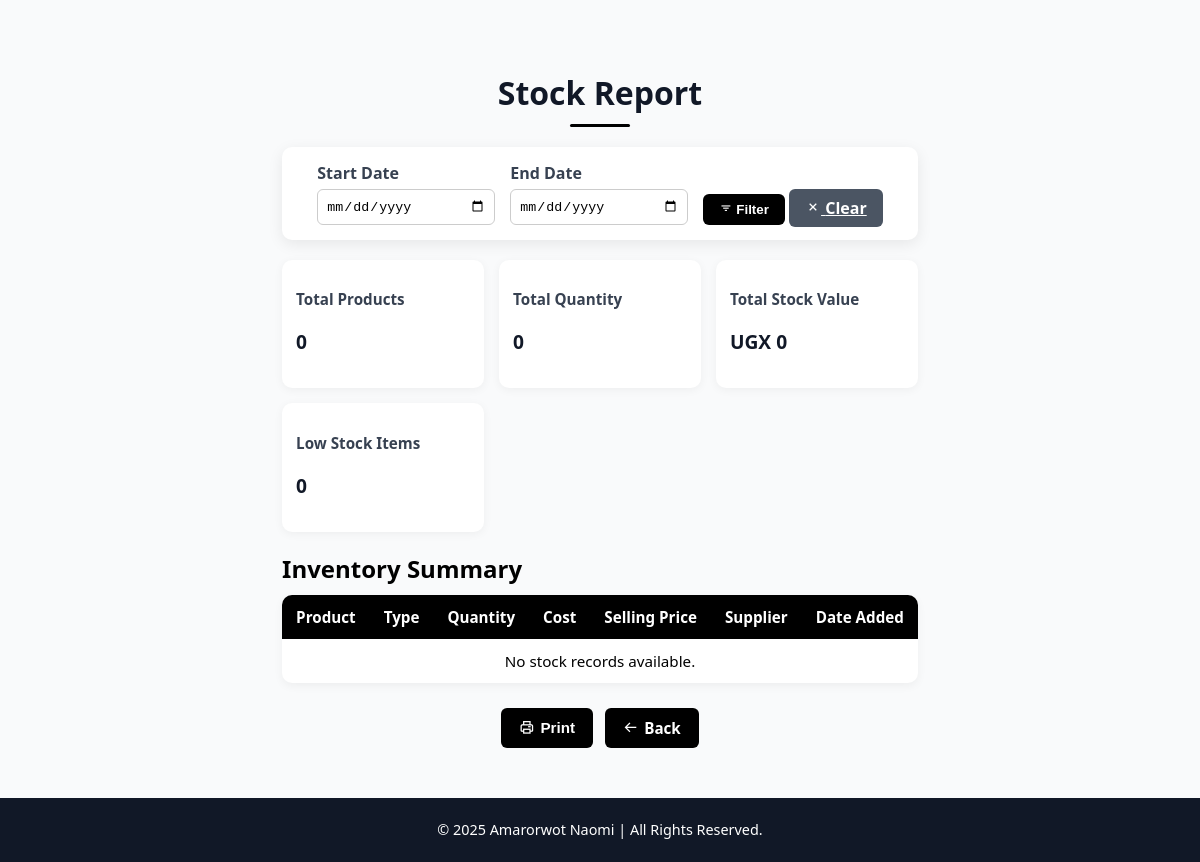
The page /stock_report/ on the database as committed earlier.
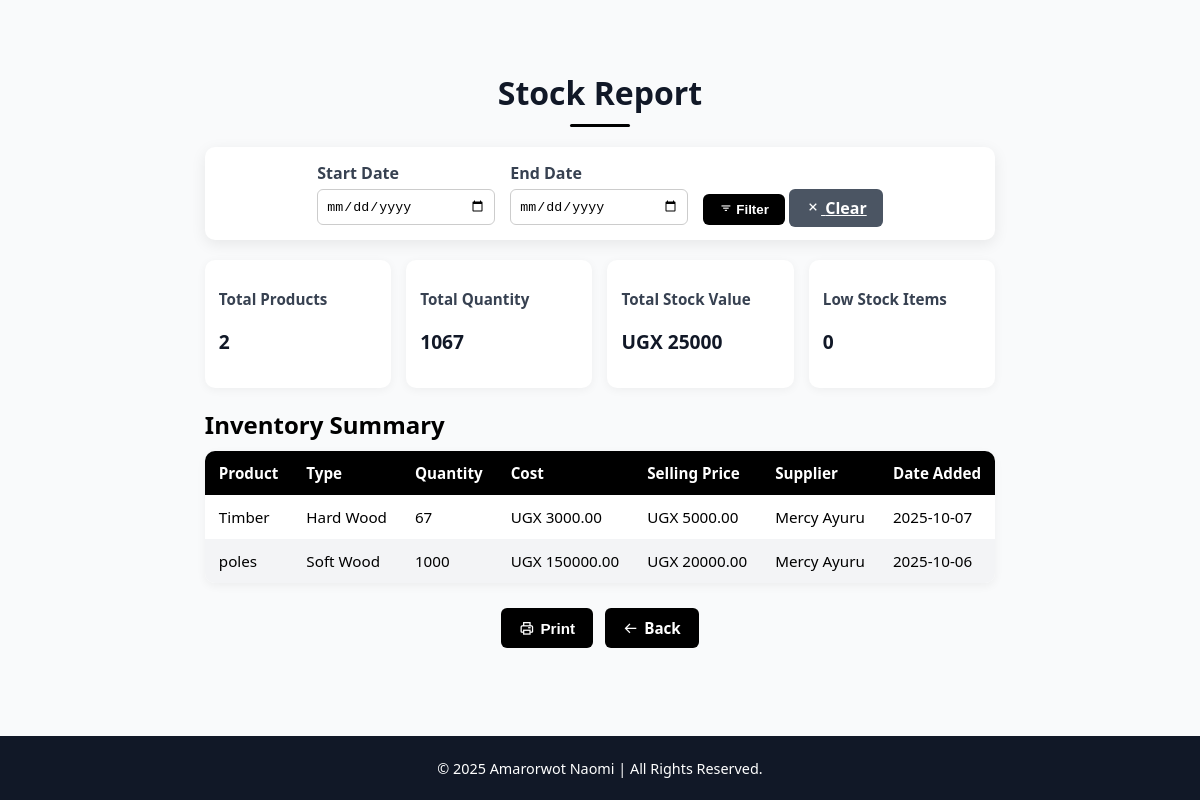
The same page on the database as committed later.
### Wood/models.py (models this page shows, shortened)
class Stock(models.Model):
    product_name = models.CharField(max_length=100 )
    type_of_product = models.CharField(max_length=100)
    costprice = models.DecimalField(max_digits=10, decimal_places=2)
    quantity = models.IntegerField()
    selling_price = models.DecimalField(max_digits=10, decimal_places=2)
    supplier_name = models.CharField(max_length=100)
    date_added = models.DateField(auto_now_add=True)
    quality = models.CharField(max_length=100)
    color = models.CharField(max_length=50, default="blue")
    measurement = models.CharField(max_length=50, default="0 metres")

### Wood/views.py (the view)
# urls.py: path('stock_report/', views.stock_report, name='stock_report'),
def stock_report(request):
    stocks = Stock.objects.all().order_by('-date_added')
    start_date = request.GET.get('start_date')
    end_date = request.GET.get('end_date')
    if start_date and end_date:
        stocks = stocks.filter(date_added__range=[start_date, end_date])
    total_products = stocks.count()
    total_quantity = stocks.aggregate(total=Sum('quantity'))['total'] or 0
    total_value = stocks.aggregate(total=Sum('selling_price'))['total'] or 0
    low_stock_count = stocks.filter(quantity__lt=5).count()
    context = {
        'stocks': stocks,
        'total_products': total_products,
        'total_quantity': total_quantity,
        'total_value': total_value,
        'low_stock_count': low_stock_count,
        'start_date': start_date,
        'end_date': end_date,
    }
    return render(request, "stockreport.html", context)

### Wood/context_processors.py (called while the page is built)
def user_role(request):
    role = getattr(request.user, 'role', None)
    return {'user_role': role}

### Wood/templates/stockreport.html (shortened to what this page needs)
{% load static %}
<!DOCTYPE html>
<html lang="en">
<head>
<link href="https://unpkg.com/boxicons@2.1.4/css/boxicons.min.css" rel="stylesheet">
</head>
<body>
  <main>
    <h1>Stock Report</h1>
    <div class="divider"></div>
    <form method="get" class="filter-form">
      <div>
        <label for="start_date">Start Date</label>
        <input type="date" name="start_date" id="start_date" value="{{ start_date }}">
      </div>
      <div>
        <label for="end_date">End Date</label>
        <input type="date" name="end_date" id="end_date" value="{{ end_date }}">
      </div>
      <div>
        <button type="submit" class="filter-btn"><i class='bx bx-filter'></i> Filter</button>
        <a href="{% url 'stock_report' %}" class="clear-btn"><i class='bx bx-x'></i> Clear</a>
      </div>
    </form>
    <div class="summary">
      <div class="summary-card"><h3>Total Products</h3><p>{{ total_products }}</p></div>
      <div class="summary-card"><h3>Total Quantity</h3><p>{{ total_quantity }}</p></div>
      <div class="summary-card"><h3>Total Stock Value</h3><p>UGX {{ total_value }}</p></div>
      <div class="summary-card"><h3>Low Stock Items</h3><p>{{ low_stock_count }}</p></div>
    </div>
    <h2 style="margin-bottom:10px;">Inventory Summary</h2>
    <table>
      <thead>
        <tr>
          <th>Product</th>
          <th>Type</th>
          <th>Quantity</th>
          <th>Cost</th>
          <th>Selling Price</th>
          <th>Supplier</th>
          <th>Date Added</th>
        </tr>
      </thead>
      <tbody>
        {% for item in stocks %}
        <tr>
          <td>{{ item.product_name }}</td>
          <td>{{ item.type_of_product }}</td>
          <td>{{ item.quantity }}</td>
          <td>UGX {{ item.costprice }}</td>
          <td>UGX {{ item.selling_price }}</td>
          <td>{{ item.supplier_name }}</td>
          <td>{{ item.date_added|date:"Y-m-d" }}</td>
        </tr>
        {% empty %}
        <tr><td colspan="7" style="text-align:center;">No stock records available.</td></tr>
        {% endfor %}
      </tbody>
    </table>
    <div class="btn-container">
      <button onclick="window.print()" class="print-btn"><i class='bx bx-printer'></i> Print</button>
      <a href="{% url 'dashboard' %}" class="back-btn"><i class='bx bx-arrow-back'></i> Back</a>
    </div>
  </main>
  <footer>
    <p>&copy; 2025 Amarorwot Naomi | All Rights Reserved.</p>
  </footer>
</body>
</html>

Rows that differ between the two databases and show on the page:
added Stock: product_name "Timber", type_of_product "Hard Wood", quantity "67", costprice "3000.00", selling_price "5000.00", supplier_name "Mercy Ayuru", date_added "2025-10-07"
added Stock: product_name "poles", type_of_product "Soft Wood", quantity "1000", costprice "150000.00", selling_price "20000.00", supplier_name "Mercy Ayuru", date_added "2025-10-06"
Other text that changed with them:
{{ total_products }}: "0" → "2"
{{ total_quantity }}: "0" → "1067"
{{ total_value }}: "0" → "25000"
text no longer shown: "No stock records available."
